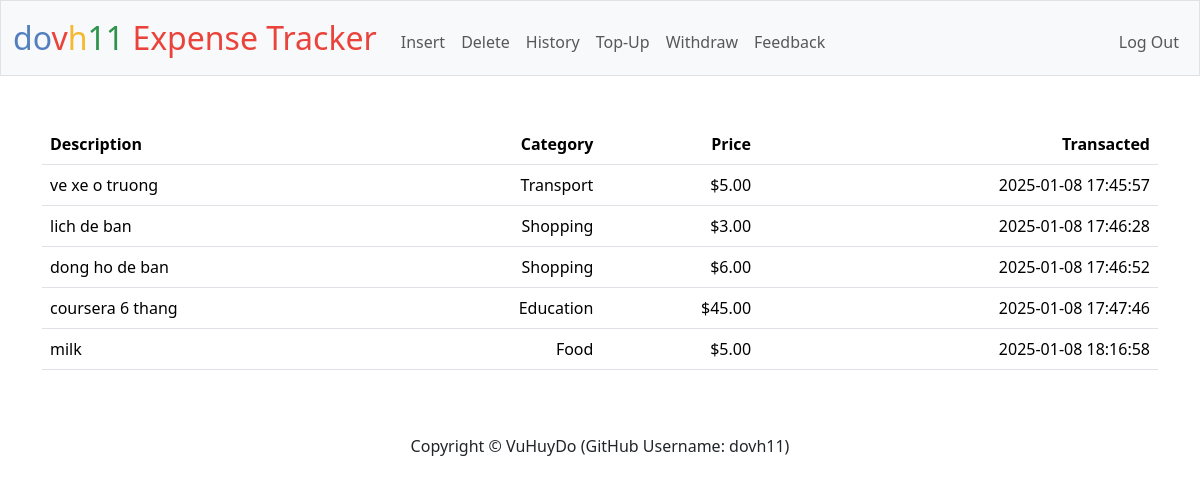
Screenshot of /history (signed in) with the database file from the repository.
### tables this page shows
CREATE TABLE transactions (id INTEGER PRIMARY KEY AUTOINCREMENT NOT NULL, user_id INTEGER, description TEXT, category TEXT, price REAL, date TIMESTAMP);

### app.py (the view)
@app.route("/history", methods=["GET", "POST"])
@login_required
def history():
    user_id = session["user_id"]
    rows = db.execute(
        "SELECT description, category, price, date FROM transactions WHERE user_id = ?", user_id
    )
    return render_template("history.html", rows=rows)

### app.py (called while the page is built)
@app.after_request
def after_request(response):
    response.headers["Cache-Control"] = "no-cache, no-store, must-revalidate"
    response.headers["Expires"] = 0
    response.headers["Pragma"] = "no-cache"
    return response

### helpers.py (called while the page is built)
def login_required(f):
    @wraps(f)
    def decorated_function(*args, **kwargs):
        if session.get("user_id") is None:
            return redirect("/login")
        return f(*args, **kwargs)
    return decorated_function

def usd(value):
    return f"${value:,.2f}"

### templates/history.html (shortened to what this page needs)
{% extends "layout.html" %}
{% block main %}
    <table class="table">
        <thead>
            <tr>
                <th class="text-start">Description</th>
                <th class="text-end">Category</th>
                <th class="text-end">Price</th>
                <th class="text-end">Transacted</th>
            </tr>
        </thead>
        <tbody>
            {% for row in rows %}
                <tr>
                    <td class="text-start">{{ row.description }}</td>
                    <td class="text-end">{{ row.category }}</td>
                    <td class="text-end">{{ row.price | usd }}</td>
                    <td class="text-end">{{ row.date }}</td>
                </tr>
            {% endfor %}
        </tbody>
    </table>
{% endblock %}

### templates/layout.html (shortened to what this page needs)
<!DOCTYPE html>
<html lang="en">
    <head>
        <link href="https://cdn.jsdelivr.net/npm/bootstrap@5.3.3/dist/css/bootstrap.min.css" rel="stylesheet">
        <link href="/static/styles.css" rel="stylesheet">
    </head>
    <body>
        <nav class="bg-light border navbar navbar-expand-md navbar-light">
            <div class="container-fluid">
                <a class="navbar-brand" href="/"><span class="blue">do</span><span class="red">v</span><span class="yellow">h</span><span class="green">11</span> <span class="red">Expense Tracker</span></a>
                <div class="collapse navbar-collapse" id="navbar">
                    {% if session["user_id"] %}
                        <ul class="navbar-nav me-auto mt-2">
                            <li class="nav-item"><a class="nav-link" href="/insert">Insert</a></li>
                            <li class="nav-item"><a class="nav-link" href="/delete">Delete</a></li>
                            <li class="nav-item"><a class="nav-link" href="/history">History</a></li>
                            <li class="nav-item"><a class="nav-link" href="/top_up">Top-Up</a></li>
                            <li class="nav-item"><a class="nav-link" href="/withdraw">Withdraw</a></li>
                            <li class="nav-item"><a class="nav-link" href="/feedback">Feedback</a></li>
                        </ul>
                        <ul class="navbar-nav ms-auto mt-2">
                            <li class="nav-item"><a class="nav-link" href="/logout">Log Out</a></li>
                        </ul>
                    {% else %}
                        <ul class="navbar-nav ms-auto mt-2">
                            <li class="nav-item"><a class="nav-link" href="/register">Register</a></li>
                            <li class="nav-item"><a class="nav-link" href="/login">Log In</a></li>
                        </ul>
                    {% endif %}
                </div>
            </div>
        </nav>
        <main class="container py-5 text-center">
            {% block main %}{% endblock %}
        </main>
        <footer class="mb-5">
            <p class="text-center">
                Copyright &#169; VuHuyDo (GitHub Username: dovh11)
            </p>
        </footer>
    </body>
</html>

### static/styles.css (style rules this page uses)
nav .navbar-brand { font-size: xx-large; }
nav .navbar-brand .blue { color: #537fbe; }
nav .navbar-brand .red { color: #ea433b; }
nav .navbar-brand .yellow { color: #f5b82e; }
nav .navbar-brand .green { color: #2e944b; }

### rows the page displays
transactions: description "ve xe o truong", category "Transport", price "$5.00", date "2025-01-08 17:45:57"
transactions: description "lich de ban", category "Shopping", price "$3.00", date "2025-01-08 17:46:28"
transactions: description "dong ho de ban", category "Shopping", price "$6.00", date "2025-01-08 17:46:52"
transactions: description "coursera 6 thang", category "Education", price "$45.00", date "2025-01-08 17:47:46"
transactions: description "milk", category "Food", price "$5.00", date "2025-01-08 18:16:58"
